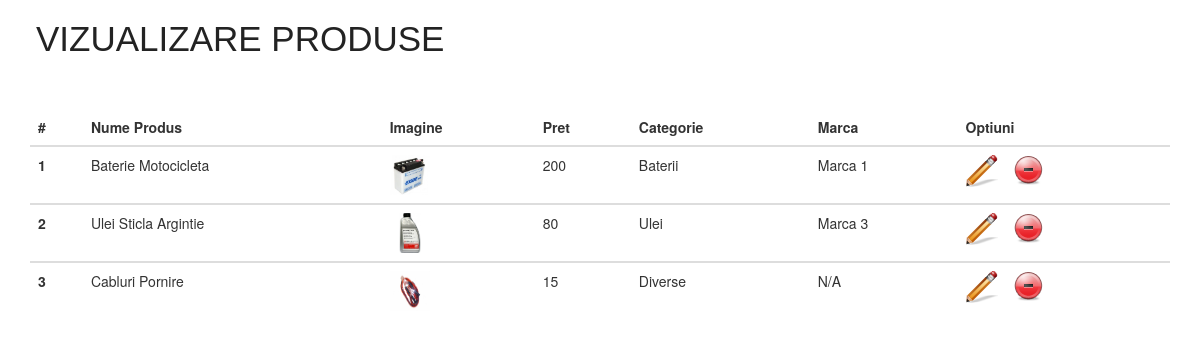
/admin_area/products.php, run on the app's committed database.
### tables this page shows
CREATE TABLE `products` (
  `product_id` int(100) NOT NULL,
  `product_cat` int(100) NOT NULL,
  `product_brand` int(100) NOT NULL,
  `product_title` varchar(255) NOT NULL,
  `product_price` int(100) NOT NULL,
  `product_desc` longtext NOT NULL,
  `product_image` text NOT NULL,
  `product_keywords` text NOT NULL
);

CREATE TABLE `categories` (
  `cat_id` int(100) NOT NULL,
  `cat_title` text NOT NULL
);

CREATE TABLE `brands` (
  `brand_id` int(100) NOT NULL,
  `brand_title` text NOT NULL
);

### admin_area/products.php (the view, shortened to what this page needs)
<!DOCTYPE html PUBLIC "-//W3C//DTD XHTML 1.0 Transitional//EN"
    "http://www.w3.org/TR/xhtml1/DTD/xhtml1-transitional.dtd">
<html xmlns="http://www.w3.org/1999/xhtml">
    <head>
        <link href="../css/bootstrap.min.css" rel="stylesheet" type="text/css" />
    </head>
    <body>
            <h1 style="margin-left: 3%; color:#232323;  font-family:  'Lucida Grande', 'Lucida Sans', Tahoma, sans-serif;">VIZUALIZARE PRODUSE</h1><br /><br />
            <div class="col-sm-12">
                <div class="col-sm-12">
                    <table class="table table-hover">
                        <thead>
                            <tr>
                                <th>#</th>
                                <th>Nume Produs</th>
                                <th>Imagine</th>
                                <th>Pret</th>
                                <th>Categorie</th>
                                <th>Marca</th>
                                <th>Optiuni</th>
                            </tr>
                        </thead>
                        <?php
                            include("includes/db_connect.php");
                            $get_pro = "SELECT * FROM  products";
                            $run_pro = mysqli_query($con, $get_pro);
                            $i = 0;
                            while ($row_pro = mysqli_fetch_array($run_pro)){
                                $pro_id=$row_pro['product_id'];
                                $pro_title=$row_pro['product_title'];
                                $pro_image=$row_pro['product_image'];
                                $pro_price=$row_pro['product_price'];
                                $i++;
                                $pro_cat=$row_pro['product_cat'];
                                $pro_brand=$row_pro['product_brand'];
                                $get_cat ="SELECT * FROM categories WHERE cat_id='$pro_cat'";
                                $run_cat = mysqli_query($con, $get_cat);
                                $row_cat = mysqli_fetch_array($run_cat);
                                $category_title = $row_cat['cat_title'];
                                $get_brand ="SELECT * FROM brands WHERE brand_id='$pro_brand'";
                                $run_brand = mysqli_query($con, $get_brand);
                                $row_brand = mysqli_fetch_array($run_brand);
                                $brand_title = $row_brand['brand_title'];
                        ?>
                        <tbody>
                            <th scope="row"><?php echo $i; ?></th>
                            <td><?php echo $pro_title; ?></td>
                            <td><img src="product_images/<?php echo $pro_image;?>" style="height: 40px; width: 40px;" /></td>
                            <td><?php echo $pro_price; ?></td>
                            <td><?php echo $category_title; ?></td>
                            <td><?php echo $brand_title; ?></td>
                            <td>
                                <a href="index.php?edit_pro=<?php echo $pro_id;?>"><img src="images/update.png" /></a>&nbsp;&nbsp;&nbsp;
                                <a href="delete_pro.php?delete_pro=<?php echo $pro_id;?>"><img src="images/delete.png" /></a>
                            </td>
                        </tbody>
                            <?php }?>
                    </table>
                </div>
            </div>
    </body>
</html>

### admin_area/products.php (style rules this page uses)
@media (min-width: 300px) { h1 { font-size:20px; } }
@media (min-width: 400px) { h1 { font-size:20px; } }
@media (min-width: 980px) { h1 { font-size:35px; } }

### data on the page
products: product_title "Baterie Motocicleta", product_image (picture), product_price "200", categories.cat_title "Baterii", brands.brand_title "Marca 1"
products: product_title "Ulei Sticla Argintie", product_image (picture), product_price "80", categories.cat_title "Ulei", brands.brand_title "Marca 3"
products: product_title "Cabluri Pornire", product_image (picture), product_price "15", categories.cat_title "Diverse", brands.brand_title "N/A"
